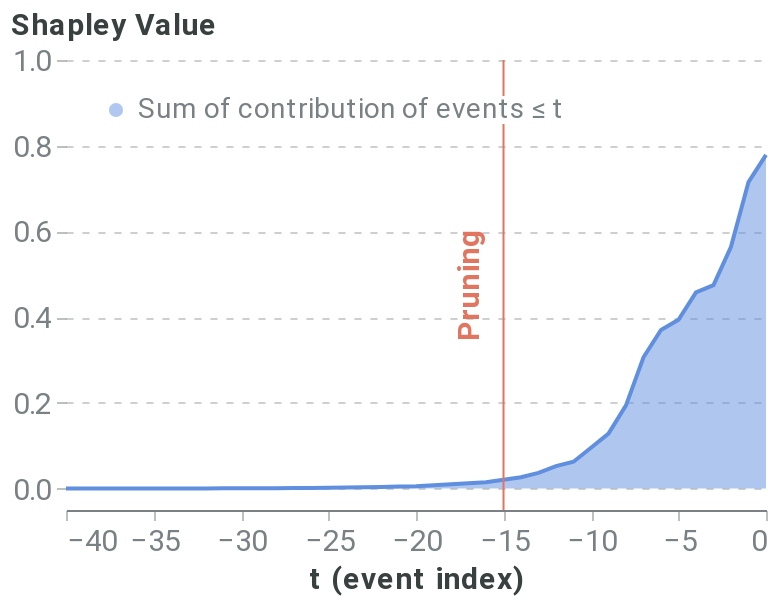

Source (notebook cell):
### Markdown cell above
##### Pruning algorithm

### Code cell
pruning_dict = {'tol': 0.025,}
coal_plot_data, coal_prun_idx = local_pruning(f_hs, pos_x_data, pruning_dict, average_event, positive_sequence_id, sequence_id_feat, False)
# coal_prun_idx is in negative terms
pruning_idx = pos_x_data.shape[1] + coal_prun_idx
pruning_plot = plot_temp_coalition_pruning(coal_plot_data, coal_prun_idx, plot_limit=40)
pruning_plot

### Figure 1 — Vega-Lite specification as saved in the notebook (floating-point values rounded to 4 significant figures)
{"config": {"axis": {"domain": true, "domainColor": "#798184", "grid": false, "gridColor": "#798184", "gridOpacity": 0.5, "gridDash": [3, 5], "gridWidth": 0.8, "gridCap": "round", "labelPadding": 3, "labelFont": "Roboto", "labelColor": "#798184", "tickSize": 5, "tickColor": "#798184", "tickOpacity": 0.5, "titleColor": "#384140", "titleFont": "Roboto", "titleFontSize": 12}, "axisBand": {"domain": true, "ticks": false, "labelPadding": 7}, "axisY": {"domain": false, "titleAlign": "left", "titleAngle": 0, "titleX": -20, "titleY": -10}, "legend": {"labelColor": "#798184", "labelFontSize": 12, "symbolSize": 40, "titleColor": "#384140", "titleFontSize": 12, "titlePadding": 10, "titleFont": "Roboto", "labelFont": "Roboto"}, "line": {"stroke": "#618FE0", "strokeWidth": 2}, "rule": {"stroke": "#798184"}, "path": {"stroke": "#618FE0", "strokeWidth": 0.5}, "rect": {"fill": "#618FE0"}, "point": {"filled": true, "shape": "circle"}, "shape": {"stroke": "#618FE0"}, "bar": {"fill": "#618FE0", "stroke": null}, "text": {"font": "Roboto", "color": "#384140", "fontSize": 12}, "arc": {"stroke": "#fff", "strokeWidth": 1}, "range": {"category": ["#618FE0", "#50D0B0", "#E17560", "#E8B474", "#D889C4", "#34A3BC", "#A583A4"], "ramp": ["#001854", "#002f72", "#04478e", "#1e5fab", "#4477c5", "#6290e1", "#7ea9fd", "#9ec7ff", "#bde4ff"], "heatmap": ["#001854", "#002f72", "#04478e", "#1e5fab", "#4477c5", "#6290e1", "#7ea9fd", "#9ec7ff", "#bde4ff"], "diverging": ["#003b26", "#006b52", "#1aa082", "#55d5b5", "#f5f5f5", "#ffaa92", "#d16f5b", "#9e392c", "#650200"]}, "title": {"anchor": "start", "fontSize": 20, "color": "#384140", "fontWeight": "bold", "offset": 20, "font": "Roboto", "subtitleColor": "#384140", "subtitleFontSize": 16}, "header": {"labelFontSize": 12, "titleFontSize": 16, "labelColor": "#384140", "titleColor": "#384140", "titleFont": "Roboto", "labelFont": "Roboto"}, "group": {"fill": "white"}, "background": "white", "view": {"stroke": "transparent", "continuousHeight": 300, "continuousWidth": 400}}, "layer": [{"mark": {"type": "area", "opacity": 0.5}, "encoding": {"color": {"type": "nominal", "field": "Coalition", "legend": {"fillColor": "white", "labelFontSize": 14, "labelLimit": 0, "orient": "top-left", "symbolSize": 50, "symbolStrokeWidth": 0, "title": null}, "scale": {"domain": ["Sum of contribution of events ≤ t"], "range": ["#618FE0"]}}, "x": {"type": "quantitative", "axis": {"labelFontSize": 15, "title": "t (event index)", "titleFontSize": 15}, "field": "t (event index)"}, "y": {"type": "quantitative", "axis": {"grid": true, "labelFontSize": 15, "titleFontSize": 15, "titleX": -28}, "field": "Shapley Value", "scale": {"domain": [-0.05, 1]}}}}, {"mark": "line", "encoding": {"color": {"type": "nominal", "field": "Coalition", "legend": {"fillColor": "white", "labelFontSize": 14, "labelLimit": 0, "orient": "top-left", "symbolSize": 50, "symbolStrokeWidth": 0, "title": null}, "scale": {"domain": ["Sum of contribution of events ≤ t"], "range": ["#618FE0"]}}, "x": {"type": "quantitative", "axis": {"labelFontSize": 15, "title": "t (event index)", "titleFontSize": 15}, "field": "t (event index)"}, "y": {"type": "quantitative", "axis": {"grid": true, "labelFontSize": 15, "titleFontSize": 15, "titleX": -28}, "field": "Shapley Value", "scale": {"domain": [-0.05, 1]}}}}, {"data": {"name": "data-2889d0f375ea2939a7838379e80e2784"}, "mark": {"type": "rule", "color": "#E17560"}, "encoding": {"x": {"type": "quantitative", "field": "x"}}}, {"data": {"name": "data-3f2a349405c6733950a2bdd44c25e998"}, "mark": {"type": "text", "angle": 270, "color": "#E17560", "fontSize": 15, "fontWeight": "bold", "text": "Pruning"}, "encoding": {"x": {"type": "quantitative", "field": "x"}}}], "data": {"name": "data-3f015c1979b9581040e479262ae9dcd7"}, "height": 225, "width": 350, "$schema": "https://vega.github.io/schema/vega-lite/v4.8.1.json", "datasets": {"data-3f015c1979b9581040e479262ae9dcd7": [{"Coalition": "Sum of contribution of events > t", "t (event index)": 0, "Shapley Value": 0.0}, {"Coalition": "Sum of contribution of events ≤ t", "t (event index)": 0, "Shapley Value": 0.7786}, {"Coalition": "Sum of contribution of events > t", "t (event index)": -1, "Shapley Value": 0.06338}, {"Coalition": "Sum of contribution of events ≤ t", "t (event index)": -1, "Shapley Value": 0.7152}, {"Coalition": "Sum of contribution of events > t", "t (event index)": -2, "Shapley Value": 0.2143}, {"Coalition": "Sum of contribution of events ≤ t", "t (event index)": -2, "Shapley Value": 0.5644}, {"Coalition": "Sum of contribution of events > t", "t (event index)": -3, "Shapley Value": 0.3039}, {"Coalition": "Sum of contribution of events ≤ t", "t (event index)": -3, "Shapley Value": 0.4747}, {"Coalition": "Sum of contribution of events > t", "t (event index)": -4, "Shapley Value": 0.321}, {"Coalition": "Sum of contribution of events ≤ t", "t (event index)": -4, "Shapley Value": 0.4576}, {"Coalition": "Sum of contribution of events > t", "t (event index)": -5, "Shapley Value": 0.3849}, {"Coalition": "Sum of contribution of events ≤ t", "t (event index)": -5, "Shapley Value": 0.3937}, {"Coalition": "Sum of contribution of events > t", "t (event index)": -6, "Shapley Value": 0.4085}, {"Coalition": "Sum of contribution of events ≤ t", "t (event index)": -6, "Shapley Value": 0.3701}, {"Coalition": "Sum of contribution of events > t", "t (event index)": -7, "Shapley Value": 0.4723}, {"Coalition": "Sum of contribution of events ≤ t", "t (event index)": -7, "Shapley Value": 0.3063}, {"Coalition": "Sum of contribution of events > t", "t (event index)": -8, "Shapley Value": 0.5845}, {"Coalition": "Sum of contribution of events ≤ t", "t (event index)": -8, "Shapley Value": 0.1941}, {"Coalition": "Sum of contribution of events > t", "t (event index)": -9, "Shapley Value": 0.6505}, {"Coalition": "Sum of contribution of events ≤ t", "t (event index)": -9, "Shapley Value": 0.1281}, {"Coalition": "Sum of contribution of events > t", "t (event index)": -10, "Shapley Value": 0.6835}, {"Coalition": "Sum of contribution of events ≤ t", "t (event index)": -10, "Shapley Value": 0.09512}, {"Coalition": "Sum of contribution of events > t", "t (event index)": -11, "Shapley Value": 0.7159}, {"Coalition": "Sum of contribution of events ≤ t", "t (event index)": -11, "Shapley Value": 0.0627}, {"Coalition": "Sum of contribution of events > t", "t (event index)": -12, "Shapley Value": 0.7262}, {"Coalition": "Sum of contribution of events ≤ t", "t (event index)": -12, "Shapley Value": 0.0524}, {"Coalition": "Sum of contribution of events > t", "t (event index)": -13, "Shapley Value": 0.7419}, {"Coalition": "Sum of contribution of events ≤ t", "t (event index)": -13, "Shapley Value": 0.03674}, {"Coalition": "Sum of contribution of events > t", "t (event index)": -14, "Shapley Value": 0.7523}, {"Coalition": "Sum of contribution of events ≤ t", "t (event index)": -14, "Shapley Value": 0.02636}, {"Coalition": "Sum of contribution of events > t", "t (event index)": -15, "Shapley Value": 0.758}, {"Coalition": "Sum of contribution of events ≤ t", "t (event index)": -15, "Shapley Value": 0.02063}, {"Coalition": "Sum of contribution of events > t", "t (event index)": -16, "Shapley Value": 0.7638}, {"Coalition": "Sum of contribution of events ≤ t", "t (event index)": -16, "Shapley Value": 0.01484}, {"Coalition": "Sum of contribution of events > t", "t (event index)": -17, "Shapley Value": 0.7659}, {"Coalition": "Sum of contribution of events ≤ t", "t (event index)": -17, "Shapley Value": 0.01266}, {"Coalition": "Sum of contribution of events > t", "t (event index)": -18, "Shapley Value": 0.7686}, {"Coalition": "Sum of contribution of events ≤ t", "t (event index)": -18, "Shapley Value": 0.009996}, {"Coalition": "Sum of contribution of events > t", "t (event index)": -19, "Shapley Value": 0.7709}, {"Coalition": "Sum of contribution of events ≤ t", "t (event index)": -19, "Shapley Value": 0.007677}, {"Coalition": "Sum of contribution of events > t", "t (event index)": -20, "Shapley Value": 0.7729}, {"Coalition": "Sum of contribution of events ≤ t", "t (event index)": -20, "Shapley Value": 0.005667}, {"Coalition": "Sum of contribution of events > t", "t (event index)": -21, "Shapley Value": 0.7739}, {"Coalition": "Sum of contribution of events ≤ t", "t (event index)": -21, "Shapley Value": 0.004684}, {"Coalition": "Sum of contribution of events > t", "t (event index)": -22, "Shapley Value": 0.775}, {"Coalition": "Sum of contribution of events ≤ t", "t (event index)": -22, "Shapley Value": 0.003636}, {"Coalition": "Sum of contribution of events > t", "t (event index)": -23, "Shapley Value": 0.7755}, {"Coalition": "Sum of contribution of events ≤ t", "t (event index)": -23, "Shapley Value": 0.003144}, {"Coalition": "Sum of contribution of events > t", "t (event index)": -24, "Shapley Value": 0.7758}, {"Coalition": "Sum of contribution of events ≤ t", "t (event index)": -24, "Shapley Value": 0.002784}, {"Coalition": "Sum of contribution of events > t", "t (event index)": -25, "Shapley Value": 0.7764}, {"Coalition": "Sum of contribution of events ≤ t", "t (event index)": -25, "Shapley Value": 0.002194}, {"Coalition": "Sum of contribution of events > t", "t (event index)": -26, "Shapley Value": 0.7771}, {"Coalition": "Sum of contribution of events ≤ t", "t (event index)": -26, "Shapley Value": 0.001553}, {"Coalition": "Sum of contribution of events > t", "t (event index)": -27, "Shapley Value": 0.7774}, {"Coalition": "Sum of contribution of events ≤ t", "t (event index)": -27, "Shapley Value": 0.001176}, {"Coalition": "Sum of contribution of events > t", "t (event index)": -28, "Shapley Value": 0.7777}, {"Coalition": "Sum of contribution of events ≤ t", "t (event index)": -28, "Shapley Value": 0.0008808}, {"Coalition": "Sum of contribution of events > t", "t (event index)": -29, "Shapley Value": 0.7779}, {"Coalition": "Sum of contribution of events ≤ t", "t (event index)": -29, "Shapley Value": 0.0007458}, {"Coalition": "Sum of contribution of events > t", "t (event index)": -30, "Shapley Value": 0.7779}, {"Coalition": "Sum of contribution of events ≤ t", "t (event index)": -30, "Shapley Value": 0.0006801}, {"Coalition": "Sum of contribution of events > t", "t (event index)": -31, "Shapley Value": 0.7781}, {"Coalition": "Sum of contribution of events ≤ t", "t (event index)": -31, "Shapley Value": 0.0005205}, {"Coalition": "Sum of contribution of events > t", "t (event index)": -32, "Shapley Value": 0.7783}, {"Coalition": "Sum of contribution of events ≤ t", "t (event index)": -32, "Shapley Value": 0.0003599}, {"Coalition": "Sum of contribution of events > t", "t (event index)": -33, "Shapley Value": 0.7783}, {"Coalition": "Sum of contribution of events ≤ t", "t (event index)": -33, "Shapley Value": 0.0002711}, {"Coalition": "Sum of contribution of events > t", "t (event index)": -34, "Shapley Value": 0.7784}, {"Coalition": "Sum of contribution of events ≤ t", "t (event index)": -34, "Shapley Value": 0.0001946}, {"Coalition": "Sum of contribution of events > t", "t (event index)": -35, "Shapley Value": 0.7784}, {"Coalition": "Sum of contribution of events ≤ t", "t (event index)": -35, "Shapley Value": 0.0001625}, {"Coalition": "Sum of contribution of events > t", "t (event index)": -36, "Shapley Value": 0.7785}, {"Coalition": "Sum of contribution of events ≤ t", "t (event index)": -36, "Shapley Value": 0.0001439}, {"Coalition": "Sum of contribution of events > t", "t (event index)": -37, "Shapley Value": 0.7785}, {"Coalition": "Sum of contribution of events ≤ t", "t (event index)": -37, "Shapley Value": 0.0001236}, {"Coalition": "Sum of contribution of events > t", "t (event index)": -38, "Shapley Value": 0.7785}, {"Coalition": "Sum of contribution of events ≤ t", "t (event index)": -38, "Shapley Value": 8.939e-05}, {"Coalition": "Sum of contribution of events > t", "t (event index)": -39, "Shapley Value": 0.7785}, {"Coalition": "Sum of contribution of events ≤ t", "t (event index)": -39, "Shapley Value": 7.819e-05}, {"Coalition": "Sum of contribution of events > t", "t (event index)": -40, "Shapley Value": 0.7786}, {"Coalition": "Sum of contribution of events ≤ t", "t (event index)": -40, "Shapley Value": 5.154e-05}], "data-2889d0f375ea2939a7838379e80e2784": [{"x": -15}], "data-3f2a349405c6733950a2bdd44c25e998": [{"x": -17}]}}
